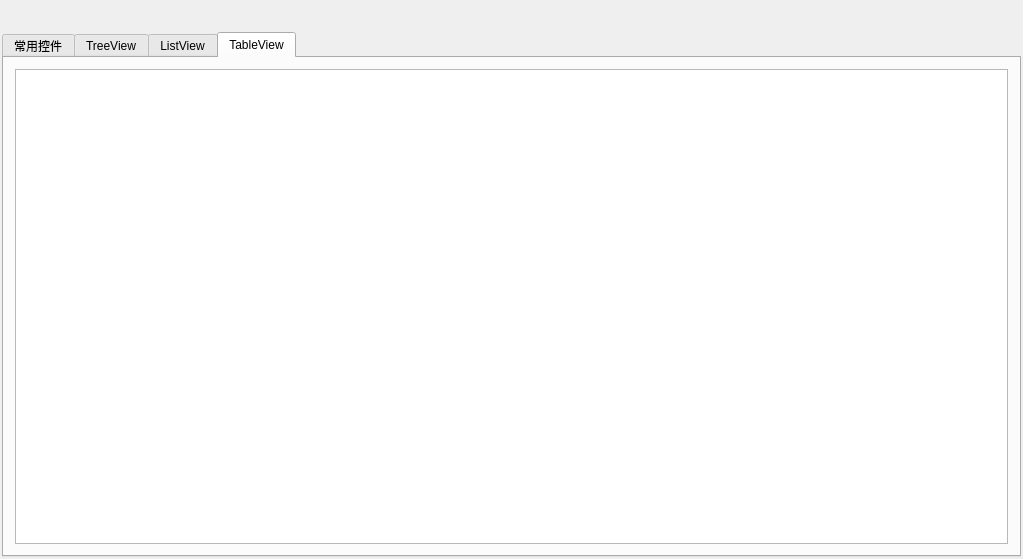
<?xml version="1.0" encoding="UTF-8"?>
<ui version="4.0">
 <class>CAppMainClass</class>
 <widget class="QWidget" name="CAppMainClass">
  <property name="geometry">
   <rect>
    <x>0</x>
    <y>0</y>
    <width>1023</width>
    <height>559</height>
   </rect>
  </property>
  <property name="windowTitle">
   <string>CAppMain</string>
  </property>
  <layout class="QVBoxLayout" name="verticalLayout_2">
   <property name="leftMargin">
    <number>2</number>
   </property>
   <property name="topMargin">
    <number>2</number>
   </property>
   <property name="rightMargin">
    <number>2</number>
   </property>
   <property name="bottomMargin">
    <number>2</number>
   </property>
   <item>
    <layout class="QHBoxLayout" name="horizontalLayout">
     <property name="bottomMargin">
      <number>0</number>
     </property>
     <item>
      <layout class="QHBoxLayout" name="caption_layout">
       <property name="bottomMargin">
        <number>0</number>
       </property>
       <item>
        <spacer name="verticalSpacer">
         <property name="orientation">
          <enum>Qt::Vertical</enum>
         </property>
         <property name="sizeType">
          <enum>QSizePolicy::Fixed</enum>
         </property>
         <property name="sizeHint" stdset="0">
          <size>
           <width>0</width>
           <height>30</height>
          </size>
         </property>
        </spacer>
       </item>
      </layout>
     </item>
     <item>
      <layout class="QHBoxLayout" name="sys_btn_layout"/>
     </item>
    </layout>
   </item>
   <item>
    <layout class="QVBoxLayout" name="verticalLayout">
     <item>
      <widget class="QTabWidget" name="tabWidget">
       <property name="currentIndex">
        <number>3</number>
       </property>
       <widget class="QWidget" name="tab">
        <attribute name="title">
         <string>常用控件</string>
        </attribute>
        <layout class="QVBoxLayout" name="verticalLayout_3">
         <property name="bottomMargin">
          <number>9</number>
         </property>
         <item>
          <layout class="QHBoxLayout" name="horizontalLayout_2">
           <item>
            <widget class="QPushButton" name="pushButton">
             <property name="text">
              <string>PushButton</string>
             </property>
            </widget>
           </item>
           <item>
            <widget class="QRadioButton" name="radioButton">
             <property name="text">
              <string>RadioButton</string>
             </property>
            </widget>
           </item>
           <item>
            <widget class="QCheckBox" name="checkBox">
             <property name="text">
              <string>CheckBox</string>
             </property>
            </widget>
           </item>
           <item>
            <widget class="QLineEdit" name="lineEdit"/>
           </item>
          </layout>
         </item>
         <item>
          <layout class="QHBoxLayout" name="horizontalLayout_3">
           <item>
            <widget class="QComboBox" name="comboBox"/>
           </item>
           <item>
            <widget class="QSlider" name="horizontalSlider">
             <property name="orientation">
              <enum>Qt::Horizontal</enum>
             </property>
            </widget>
           </item>
          </layout>
         </item>
        </layout>
       </widget>
       <widget class="QWidget" name="tab_3">
        <attribute name="title">
         <string>TreeView</string>
        </attribute>
        <layout class="QVBoxLayout" name="verticalLayout_4">
         <item>
          <widget class="QTreeView" name="treeView"/>
         </item>
        </layout>
       </widget>
       <widget class="QWidget" name="tab_2">
        <attribute name="title">
         <string>ListView</string>
        </attribute>
        <layout class="QVBoxLayout" name="verticalLayout_5">
         <item>
          <widget class="QListView" name="listView"/>
         </item>
        </layout>
       </widget>
       <widget class="QWidget" name="tab_4">
        <attribute name="title">
         <string>TableView</string>
        </attribute>
        <layout class="QVBoxLayout" name="verticalLayout_6">
         <item>
          <widget class="QTableView" name="tableView"/>
         </item>
        </layout>
       </widget>
      </widget>
     </item>
    </layout>
   </item>
  </layout>
 </widget>
 <layoutdefault spacing="6" margin="11"/>
 <resources/>
 <connections/>
</ui>
